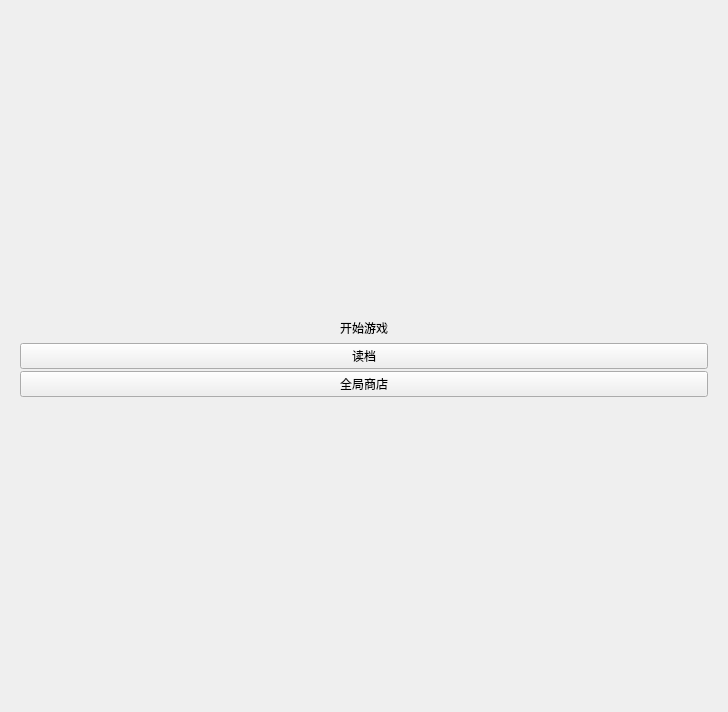
<?xml version="1.0" encoding="UTF-8"?>
<ui version="4.0">
 <class>menu</class>
 <widget class="QWidget" name="menu">
  <property name="enabled">
   <bool>true</bool>
  </property>
  <property name="geometry">
   <rect>
    <x>0</x>
    <y>0</y>
    <width>728</width>
    <height>712</height>
   </rect>
  </property>
  <property name="maximumSize">
   <size>
    <width>1080</width>
    <height>1080</height>
   </size>
  </property>
  <property name="windowTitle">
   <string>Form</string>
  </property>
  <property name="windowIcon">
   <iconset resource="resource.qrc">
    <normaloff>:/image/image/icon.png</normaloff>:/image/image/icon.png</iconset>
  </property>
  <property name="autoFillBackground">
   <bool>false</bool>
  </property>
  <property name="styleSheet">
   <string notr="true"/>
  </property>
  <layout class="QVBoxLayout" name="verticalLayout">
   <item>
    <widget class="QWidget" name="widget" native="true">
     <property name="styleSheet">
      <string notr="true">QWidget#widget
{
image: url(:/image/image/background.png);
}</string>
     </property>
     <layout class="QVBoxLayout" name="verticalLayout_2">
      <item>
       <layout class="QVBoxLayout" name="layout">
        <property name="spacing">
         <number>2</number>
        </property>
        <property name="sizeConstraint">
         <enum>QLayout::SetFixedSize</enum>
        </property>
        <item>
         <widget class="QPushButton" name="MenuStartButton">
          <property name="minimumSize">
           <size>
            <width>0</width>
            <height>0</height>
           </size>
          </property>
          <property name="whatsThis">
           <string>&lt;html&gt;&lt;head/&gt;&lt;body&gt;&lt;p align=&quot;center&quot;&gt;&lt;span style=&quot; color:#00007f;&quot;&gt;开始游戏 &lt;/span&gt;&lt;/p&gt;&lt;/body&gt;&lt;/html&gt;</string>
          </property>
          <property name="styleSheet">
           <string notr="true">background-image: url(:/image/image/menu_start_buttton.png);
font: 36pt &quot;站酷小薇LOGO体&quot;;
</string>
          </property>
          <property name="text">
           <string>开始游戏</string>
          </property>
          <property name="checkable">
           <bool>false</bool>
          </property>
          <property name="autoDefault">
           <bool>false</bool>
          </property>
          <property name="default">
           <bool>false</bool>
          </property>
          <property name="flat">
           <bool>true</bool>
          </property>
         </widget>
        </item>
        <item>
         <widget class="QPushButton" name="ReadPushButton">
          <property name="styleSheet">
           <string notr="true">background-image: url(:/image/image/menu_start_buttton.png);
font: 36pt &quot;站酷小薇LOGO体&quot;;</string>
          </property>
          <property name="text">
           <string>读档</string>
          </property>
         </widget>
        </item>
        <item>
         <widget class="QPushButton" name="StorePushButton">
          <property name="styleSheet">
           <string notr="true">background-image: url(:/image/image/menu_start_buttton.png);
font: 36pt &quot;站酷小薇LOGO体&quot;;</string>
          </property>
          <property name="text">
           <string>全局商店</string>
          </property>
         </widget>
        </item>
       </layout>
      </item>
     </layout>
    </widget>
   </item>
  </layout>
 </widget>
 <resources>
  <include location="resource.qrc"/>
 </resources>
 <connections/>
</ui>
